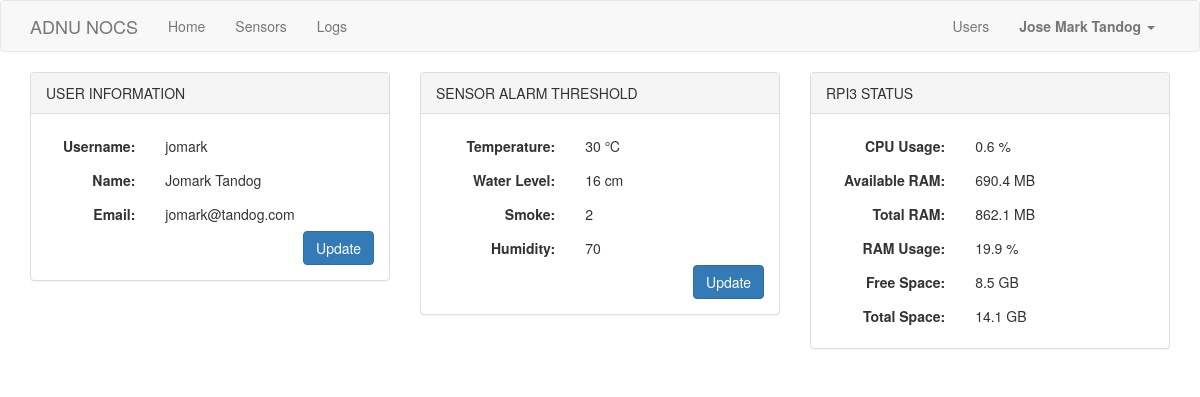
Screenshot of /user/jomark (signed in) with the database file from the repository.
### app/models.py (models this page shows, shortened)
class User(UserMixin, db.Model):
	id = db.Column(db.Integer, primary_key=True)
	username = db.Column(db.String(64), index=True, unique=True)
	name = db.Column(db.String(120), index=True, unique=True)
	email = db.Column(db.String(120), index=True, unique=True)
	user_type = db.Column(db.String(120), index=True)
	password_hash = db.Column(db.String(128))
	posts = db.relationship('Post', backref='author', lazy='dynamic')
	about_me = db.Column(db.String(140))
	last_seen = db.Column(db.DateTime, default=datetime.utcnow)
	followed = db.relationship('User', secondary=followers,\
		primaryjoin=(followers.c.follower_id == id),\
		secondaryjoin=(followers.c.followed_id == id),\
		backref=db.backref('followers', lazy='dynamic'), lazy='dynamic')

class SensorThreshold(db.Model):
	id = db.Column(db.Integer, primary_key=True)
	temp = db.Column(db.String(140))
	smoke = db.Column(db.String(140))
	water = db.Column(db.String(140))
	humid = db.Column(db.String(140))

### app/routes.py (the view)
@app.route('/user/<username>')
@login_required
def user(username):
    user = User.query.filter_by(username=username).first_or_404()
    sensor_threshold = SensorThreshold.query.get(1)
    page = request.args.get('page', 1, type=int)
    posts = user.posts.order_by(Post.timestamp.desc()).paginate(
        page, app.config['POSTS_PER_PAGE'], False)
    next_url = url_for('user', username=user.username, page=posts.next_num) \
        if posts.has_next else None
    prev_url = url_for('user', username=user.username, page=posts.prev_num) \
        if posts.has_prev else None
    return render_template('user.html', user=user, posts=posts.items,
                           next_url=next_url, prev_url=prev_url, sensor_threshold=sensor_threshold, title='User Page')

### app/models.py (called while the page is built)
@login.user_loader
def load_user(id):
	return User.query.get(int(id))

### app/routes.py (called while the page is built)
@app.before_request
def before_request():
    if current_user.is_authenticated:
        current_user.last_seen = datetime.utcnow()
        db.session.commit()

### app/templates/user.html
{% extends "base.html" %}
{% block app_content %}
    <div class="row">
        <div class="col-md-4">
            <div class="panel panel-default">
              <div class="panel-heading">USER INFORMATION</div>
              <div class="panel-body">
                <div class="form-horizontal">
                    <div class="form-group" style="margin-bottom: 0px;">
                        <label class="control-label col-sm-4">Username:</label>
                        <div class="col-sm-8">
                            <p class="form-control-static">{{ user.username }}</p>
                        </div>
                    </div>
                    <div class="form-group" style="margin-bottom: 0px;">
                        <label class="control-label col-sm-4">Name:</label>
                        <div class="col-sm-8">
                            <p class="form-control-static">{{ user.name }}</p>
                        </div>
                    </div>
                    <div class="form-group" style="margin-bottom: 0px;">
                        <label class="control-label col-sm-4">Email:</label>
                        <div class="col-sm-8">
                            <p class="form-control-static">{{ user.email }}</p>
                        </div>
                    </div>
                    <a class="btn btn-primary" href="{{ url_for('edit_profile') }}" style="float: right;"> Update </a>
                </div>
              </div>
            </div>
        </div>
        <div class="col-md-4">
            <div class="panel panel-default">
              <div class="panel-heading">SENSOR ALARM THRESHOLD</b></div>
              <div class="panel-body">
                <div class="form-horizontal">
                    <div class="form-group" style="margin-bottom: 0px;">
                        <label class="control-label col-sm-5">Temperature:</label>
                        <div class="col-sm-7">
                            <p class="form-control-static">{{ sensor_threshold.temp }} &#8451;</p>
                        </div>
                    </div>
                    <div class="form-group" style="margin-bottom: 0px;">
                        <label class="control-label col-sm-5">Water Level:</label>
                        <div class="col-sm-7">
                            <p class="form-control-static">{{ sensor_threshold.water }} cm</p>
                        </div>
                    </div>
                    <div class="form-group" style="margin-bottom: 0px;">
                        <label class="control-label col-sm-5">Smoke:</label>
                        <div class="col-sm-7">
                            <p class="form-control-static">{{ sensor_threshold.smoke }}</p>
                        </div>
                    </div>
                    <div class="form-group" style="margin-bottom: 0px;">
                        <label class="control-label col-sm-5">Humidity:</label>
                        <div class="col-sm-7">
                            <p class="form-control-static">{{ sensor_threshold.humid }}</p>
                        </div>
                    </div>
                </div>
                {% if user.user_type == 'Admin' %}
                    <a class="btn btn-primary" href="{{ url_for('edit_threshold') }}" style="float: right;"> Update </a>
                {% endif %}
              </div>
            </div>
        </div>
        <div class="col-md-4">
            <div class="panel panel-default">
              <div class="panel-heading">RPI3 STATUS</div>
              <div class="panel-body">
                <div class="form-horizontal">
                <div class="form-group" style="margin-bottom: 0px;">
                    <label class="control-label col-sm-5" for="cpu">CPU Usage:</label>
                    <div class="col-sm-4">
                        <p class="form-control-static">0.6 %</p>
                    </div>
                </div>
                <div class="form-group" style="margin-bottom: 0px;">
                    <label class="control-label col-sm-5">Available RAM:</label>
                <div class="col-sm-4">
                    <p class="form-control-static">690.4 MB</p>
                </div>
                </div>
                <div class="form-group" style="margin-bottom: 0px;">
                    <label class="control-label col-sm-5">Total RAM:</label>
                <div class="col-sm-4">
                    <p class="form-control-static">862.1 MB</p>
                </div>
                </div>
                <div class="form-group" style="margin-bottom: 0px;">
                    <label class="control-label col-sm-5">RAM Usage:</label>
                <div class="col-sm-4">
                    <p class="form-control-static">19.9 %</p>
                </div>
                </div>
                <div class="form-group" style="margin-bottom: 0px;">
                    <label class="control-label col-sm-5">Free Space:</label>
                <div class="col-sm-4">
                    <p class="form-control-static">8.5 GB</p>
                </div>
                </div>
                <div class="form-group" style="margin-bottom: 0px;">
                    <label class="control-label col-sm-5">Total Space:</label>
                <div class="col-sm-4">
                    <p class="form-control-static">14.1 GB</p>
                </div>
                </div>
            </div>
              </div>
            </div>
        </div>
    </div>
{% endblock %}

### app/templates/base.html (shortened to what this page needs)
{% extends 'bootstrap/base.html' %}
{% block navbar %}
    <nav class="navbar navbar-default">
        <div class="container">
            <div class="navbar-header">
                <a class="navbar-brand" href="{{ url_for('index') }}">ADNU NOCS</a>
            </div>
            <div class="collapse navbar-collapse" id="bs-example-navbar-collapse-1">
                <ul class="nav navbar-nav">
                    <li><a href="{{ url_for('index') }}">Home</a></li>
                    {% if current_user.is_authenticated %}
                    <li><a href="{{ url_for('sensor') }}">Sensors</a></li>
                    <li><a href="{{ url_for('csv_page') }}">Logs</a></li>
                    {% endif %}
                </ul>
                <ul class="nav navbar-nav navbar-right">
                    {% if current_user.is_anonymous %}
                        <li><a href="{{ url_for('login') }}">Login</a></li>
                    {% else %}
                        {% if current_user.user_type == 'Admin' %}
                            <li><a href="{{ url_for('users') }}">Users</a></li>
                        {% endif %}
                        <li class="dropdown">
                        <a href="#" class="dropdown-toggle" data-toggle="dropdown" role="button" aria-haspopup="true" aria-expanded="false"><b> {{ current_user.name }} </b> <span class="caret"></span></a>
                      </li>
                    {% endif %}
                </ul>
            </div>
        </div>
    </nav>
{% endblock %}
{% block content %}
    <div class="container">
        {% block app_content %}{% endblock %}
    </div>
{% endblock %}

### rows the page displays
User: name "Jose Mark Tandog"
User: username "jomark", name "Jomark Tandog", email "jomark@tandog.com"
SensorThreshold: temp "30", water "16", smoke "2", humid "70"
